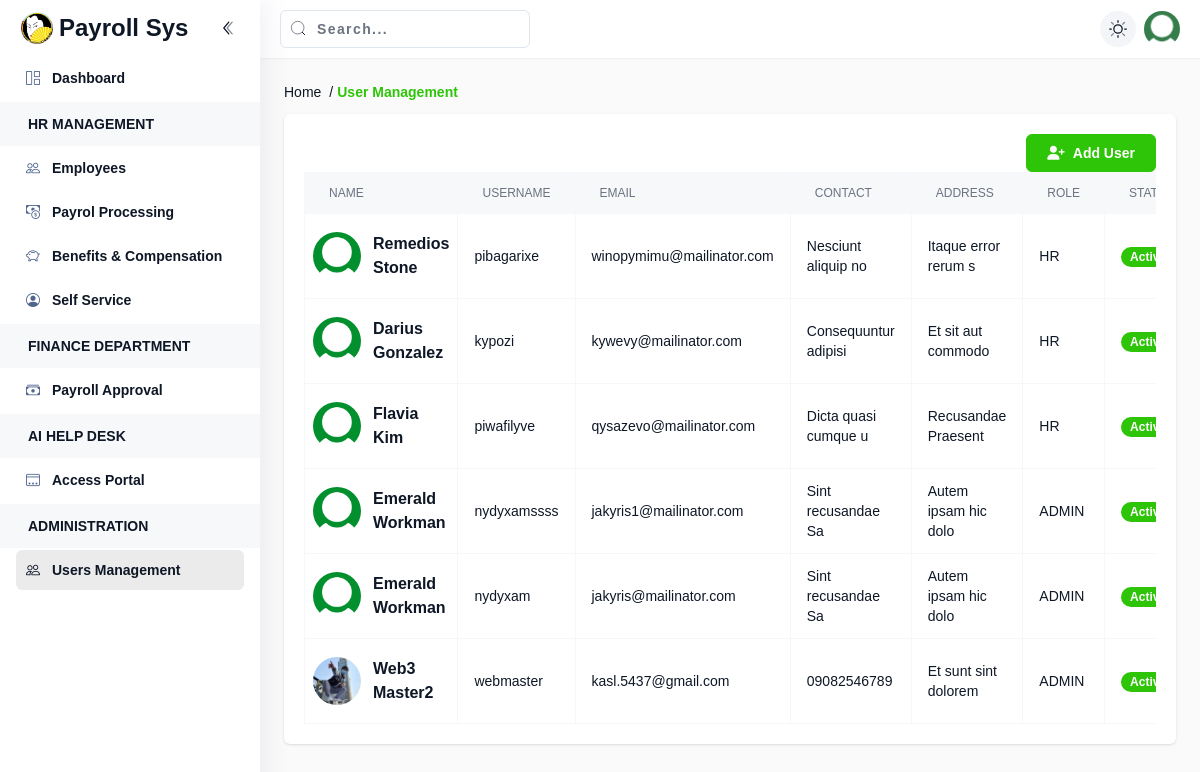
The app's page /users (signed in), older data.
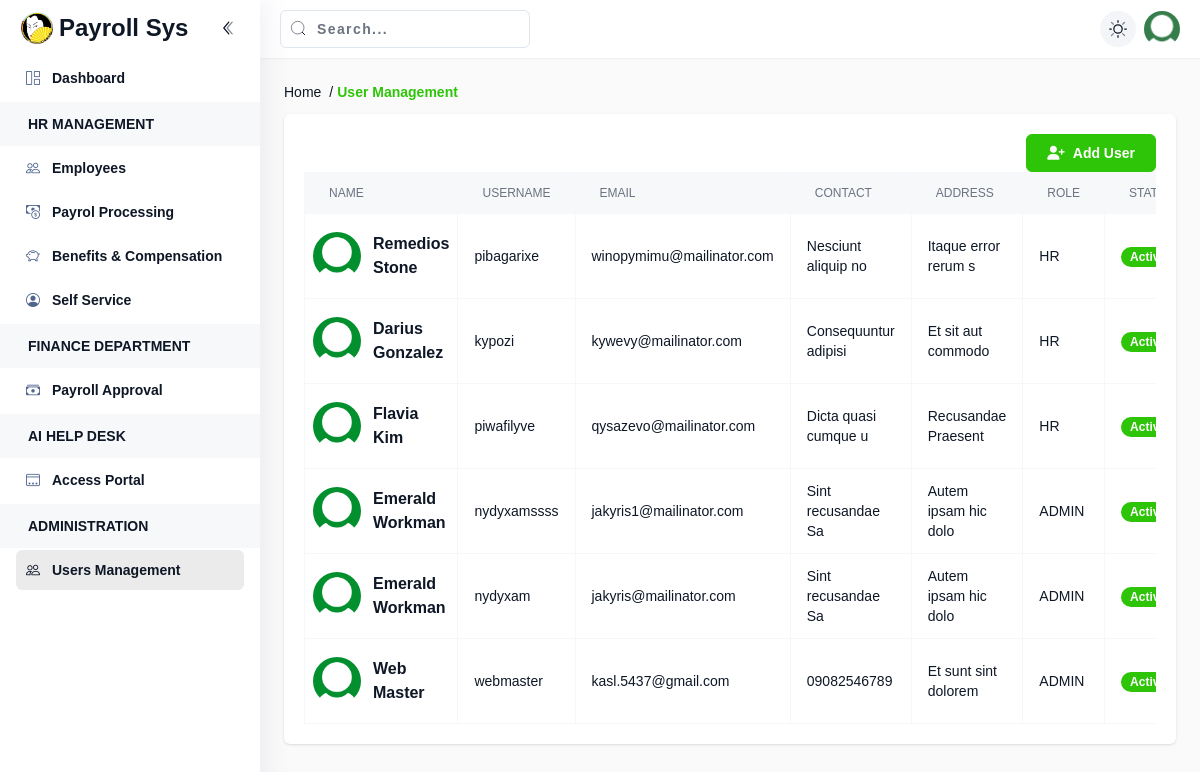
The same page, newer data.
### tables this page shows
CREATE TABLE `users` (
  `id` int NOT NULL,
  `user_id` int NOT NULL,
  `firstname` varchar(50) NOT NULL,
  `lastname` varchar(50) NOT NULL,
  `username` varchar(50) NOT NULL,
  `password` varchar(255) NOT NULL,
  `email` varchar(100) NOT NULL,
  `email_verified_at` timestamp NULL DEFAULT NULL,
  `address` text,
  `contact` varchar(20) DEFAULT NULL,
  `picture` varchar(255) DEFAULT 'default.png',
  `role` enum('Admin','Hr','Finance') DEFAULT 'Hr',
  `status` enum('Active','Inactive','','') NOT NULL DEFAULT 'Active',
  `last_login` datetime DEFAULT NULL,
  `created_at` timestamp NULL DEFAULT CURRENT_TIMESTAMP,
  `updated_at` timestamp NULL DEFAULT CURRENT_TIMESTAMP ON UPDATE CURRENT_TIMESTAMP
);

### page/Users.php (called while the page is built)
<?php
    ViewPage("users", "list");
?>

### app/core/connection.php (called while the page is built)
<?php
return [
    "DB_HOST" => 'localhost',
    "DB_USER" => 'root',
    "DB_PASSWORD" => '',
    "DB_NAME" => 'payroll'
];

### app/core/database.php (called while the page is built, shortened)
<?php
class Database
{
	public $DB;
    private $DB_HOST;
    private $DB_USER;
    private $DB_PASSWORD;
    private $DB_NAME;
    function __construct()
    {
        $connection = include __DIR__ . '/connection.php';
        $this->DB_HOST = $connection['DB_HOST'] ?? 'localhost';
        $this->DB_USER = $connection['DB_USER'] ?? 'root';
        $this->DB_PASSWORD = $connection['DB_PASSWORD'] ?? '';
        $this->DB_NAME = $connection['DB_NAME'] ?? '';
    }
	public function DB_CONNECTION()
	{
        try{
            $this->DB = new mysqli($this->DB_HOST, $this->DB_USER, $this->DB_PASSWORD, $this->DB_NAME);
        }catch(Exception $e){
            die('
                <!DOCTYPE html>
                <html lang="en">
                    <head>
                        <meta charset="UTF-8">
                        <meta name="viewport" content="width=device-width, initial-scale=1.0">
                        <title>Application Error</title>
                        <link rel="stylesheet" href="https://cdn.jsdelivr.net/npm/bootstrap@5.3.0/dist/css/bootstrap.min.css">
                    </head>
                    <body class="min-vh-100 d-flex align-items-center">
                        <div class="container text-center">
                            <div class="row justify-content-center">
                                <div class="col-md-6">
                                    <p class="lead">Something went wrong</p>
                                    <p class="mb-1 small">We\'re sorry, but an unexpected error occurred.</p>
                                    <code>'.$e->getMessage().'</code>
                                </div>
                            </div>
                        </div>
                    </body>
                </html>
            ');
        }
	}
	public function SELECT($table, $fields = '*', $options = '')
	{
		$query = "SELECT {$fields} FROM {$table} {$options} ";
		$result = $this->DB->query($query) or die("Cannot execute SELECT command: " . $this->DB->error);
		$data = $result->fetch_all(MYSQLI_ASSOC);
		return $data;
	}
}

### app/init.php (called while the page is built, shortened)
<?php
require_once("core/utils.php");
require_once("core/database.php");
$DB = new Database();

### app/core/utils.php (called while the page is built, shortened)
<?php
function UPPER($string){
    return strtoupper($string);
}

### page/users/List.php (the view, shortened to what the changed rows need)
<?php
    $users = $DB->SELECT("users", "*", "ORDER BY created_at DESC");
?>
<div class="page-content">
    <div class="panel h-full flex-col">
        <div class="table-responsive  min-h-[400px] grow overflow-y-auto sm:min-h-[300px]">
            <table id="dataTable" class="table-bordered table-hover">
                <thead class="bg-gray-50">
                    <tr>
                        <th class="px-6 py-3 text-left text-xs font-medium text-gray-500 uppercase">Name</th>
                        <th class="px-6 py-3 text-left text-xs font-medium text-gray-500 uppercase">Username</th>
                        <th class="px-6 py-3 text-left text-xs font-medium text-gray-500 uppercase">Email</th>
                        <th class="px-6 py-3 text-left text-xs font-medium text-gray-500 uppercase">Contact</th>
                        <th class="px-6 py-3 text-left text-xs font-medium text-gray-500 uppercase">Address</th>
                        <th class="px-6 py-3 text-left text-xs font-medium text-gray-500 uppercase">Role</th>
                        <th class="px-6 py-3 text-left text-xs font-medium text-gray-500 uppercase">Status</th>
                    </tr>
                </thead>
                <tbody>
                    <?php foreach ($users as $user){ ?>
                        <tr>
                            <td class="p-2 lg:p-4">
                                <div class="flex flex-col sm:flex-row items-center gap-3">
                                    <div class="w-12 h-12 min-w-12 shrink-0">
                                        <img class="w-full h-full rounded-full object-cover" src="<?= DOMAIN ?>/upload/profile/<?= $user['picture'] ?>" alt="Profile picture" />
                                    </div>
                                    <div class="text-sm font-bold sm:text-base text-center sm:text-left break-words max-w-[200px]">
                                        <?= $user['firstname'] . ' ' . $user['lastname'] ?>
                                    </div>
                                </div>
                            </td>
                            <td><?= $user['username'] ?></td>
                            <td><?= $user['email'] ?></td>
                            <td><?= $user['contact'] ?></td>
                            <td><?= $user['address'] ?></td>
                            <td><?= UPPER($user['role']) ?></td>
                            <td><?= badge($user['status']) ?></td>
                        </tr>
                    <?php } ?>
                </tbody>
            </table>
        </div>
    </div>
</div>

### page/_component/app.php (shortened to what the changed rows need)
<?php
function ViewPage($folder, $index){
    $GET_PAGE = PAGE(1);
    if(isset($GET_PAGE)){
        if(VIEW('page/'.$folder.'/', $GET_PAGE) == '404'){
            include_once('page/404.php');
        }else{
            include_once(VIEW('page/'.$folder.'/', $GET_PAGE));
        }
    }else{
        include_once('page/'.$folder.'/'.ucfirst($index).'.php');
    }
}
    ?>
    <?php
function Badge($status, $outline = false)
{
    $status = $status ?? 'Pending';
    $baseClass = $outline ? 'badge-outline-' : 'bg-';
    switch ($status) {
        case 'Active':
        case 'Open':
        case 'Awarded':
        case 'Accepted':
        case 'Renewed':
        case 'Signed':
            $classes = $baseClass . 'primary';
            break;
    }
    return '<span class="badge ' . $classes . ' rounded-full">' . htmlspecialchars($status, ENT_QUOTES, 'UTF-8') . '</span>';
}
    ?>
    <?php
    function NavSection($title, $icon = null) {
    ?>
    <h2 class="-mx-4 mb-1 flex items-center bg-white-light/30 px-7 py-3 font-extrabold uppercase dark:bg-dark dark:bg-opacity-[0.08]">
        <span><?= htmlspecialchars($title) ?></span>
    </h2>
    <?php
}

Row changes from the older to the newer data that the page shows:
changed users "webmaster": picture: picture removed, a placeholder shows; firstname "Web3" → "Web"; lastname "Master2" → "Master"
